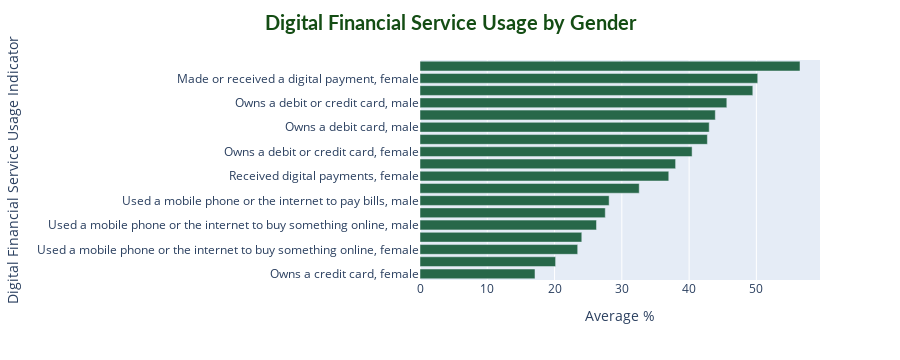

The code cell stored with this chart in its notebook:
### Code cell
fig_dfs_gender = px.bar(
    dfs_gender_summary,
    x="Indicator value",
    y="Indicator",
    orientation="h",
    color_discrete_sequence=["#276749"],
    labels={"Indicator value": "Average %", "Indicator": "Digital Financial Service Usage Indicator"}
)
fig_dfs_gender.update_layout(
    title="Digital Financial Service Usage by Gender",
    title_x=0.5,
    title_font=dict(size=20, family='Lato, sans-serif', color='#144d14', weight='bold')
)
fig_dfs_gender.show()

### Figure 1 — Plotly figure (JSON) as saved in the notebook; plotly's stock layout.template omitted (floating-point values rounded to 4 significant figures)
{"data": [{"hovertemplate": "Average %=%{x}<br>Digital Financial Service Usage Indicator=%{y}<extra></extra>", "legendgroup": "", "marker": {"color": "#276749", "pattern": {"shape": ""}}, "name": "", "orientation": "h", "showlegend": false, "textposition": "auto", "type": "bar", "x": [17.09, 20.16, 23.44, 24.05, 26.23, 27.54, 28.11, 32.59, 36.98, 37.99, 40.45, 42.72, 42.99, 43.9, 45.61, 49.47, 50.2, 56.48], "xaxis": "x", "y": ["Owns a credit card, female", "Owns a credit card, male", "Used a mobile phone or the internet to buy something online, female", "Used a mobile phone or the internet to pay bills, female", "Used a mobile phone or the internet to buy something online, male", "Used a mobile phone or the internet to send money, female", "Used a mobile phone or the internet to pay bills, male", "Used a mobile phone or the internet to send money, male", "Received digital payments, female", "Owns a debit card, female", "Owns a debit or credit card, female", "Received digital payments, male", "Owns a debit card, male", "Made a digital payment, female", "Owns a debit or credit card, male", "Made a digital payment, male", "Made or received a digital payment, female", "Made or received a digital payment, male"], "yaxis": "y"}], "layout": {"barmode": "relative", "height": 360, "legend": {"tracegroupgap": 0}, "margin": {"t": 60}, "title": {"font": {"color": "#144d14", "family": "Lato, sans-serif", "size": 20, "weight": "bold"}, "text": "Digital Financial Service Usage by Gender", "x": 0.5}, "xaxis": {"anchor": "y", "autorange": true, "domain": [0, 1], "range": [0, 59.46], "title": {"text": "Average %"}, "type": "linear"}, "yaxis": {"anchor": "x", "autorange": true, "domain": [0, 1], "range": [-0.5, 17.5], "title": {"text": "Digital Financial Service Usage Indicator"}, "type": "category"}}}
